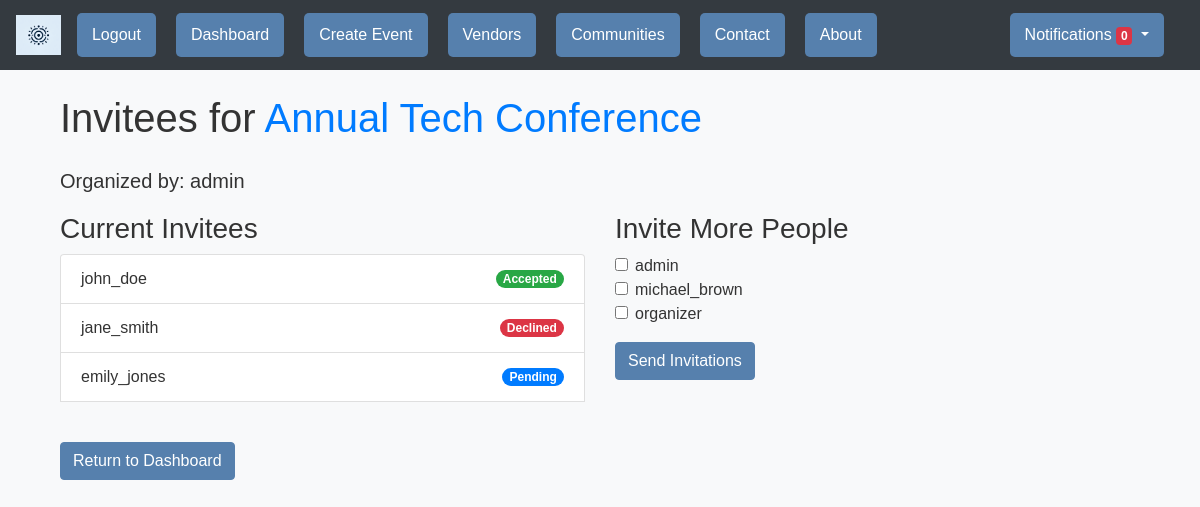
The app's page /event/1/invitees (signed in) with its own data.
### backend/models.py (models this page shows, shortened)
class Event(db.Model):
    __tablename__ = 'events'
    id = db.Column(db.Integer, primary_key=True)
    name = db.Column(db.String(140), nullable=False)
    description = db.Column(db.Text, nullable=False)
    start_datetime = db.Column(db.DateTime, nullable=False, default=datetime.utcnow)
    end_datetime = db.Column(db.DateTime, nullable=False, default=datetime.utcnow)
    location = db.Column(db.String(140), nullable=False)
    organizer_id = db.Column(db.Integer, db.ForeignKey('users.id'), nullable=False)
    vendors = db.relationship('Vendor', secondary=event_vendor, backref=db.backref('events', lazy='dynamic'))
    rsvps = db.relationship('RSVP', backref='event', lazy=True)
    payments = db.relationship('Payment', backref='event', lazy=True)
    feedbacks = db.relationship('Feedback', backref='event', lazy=True)
    payment_required = db.Column(db.Boolean, default=False)
    payment_amount = db.Column(db.Float, nullable=True)

class User(UserMixin, db.Model):
    __tablename__ = 'users'
    id = db.Column(db.Integer, primary_key=True)
    username = db.Column(db.String(64), unique=True, nullable=False)
    email = db.Column(db.String(120), unique=True, nullable=False)
    password_hash = db.Column(db.String(128), nullable=False)
    events = db.relationship('Event', backref='organizer', lazy=True)
    rsvps = db.relationship('RSVP', backref='user', lazy=True)
    payments = db.relationship('Payment', backref='user', lazy=True)
    feedbacks = db.relationship('Feedback', backref='user', lazy=True)
    created_communities = db.relationship('Community', backref='creator', lazy=True)
    communities = db.relationship('Community', secondary=user_community, backref=db.backref('members', lazy='dynamic'))
    notifications = db.relationship('Notification', backref='user', lazy=True)

class RSVP(db.Model):
    __tablename__ = 'rsvps'
    id = db.Column(db.Integer, primary_key=True)
    user_id = db.Column(db.Integer, db.ForeignKey('users.id'))
    event_id = db.Column(db.Integer, db.ForeignKey('events.id'))
    status = db.Column(db.String(64))

### backend/views.py (the view)
@main.route('/event/<int:event_id>/invitees')
@login_required
def view_invitees(event_id):
    event = Event.query.get_or_404(event_id)
    if event.organizer_id != current_user.id:
        abort(403)
    invitees = RSVP.query.filter_by(event_id=event.id).all()
    invited_user_ids = [invitee.user_id for invitee in invitees]
    users = User.query.filter(User.id.notin_(invited_user_ids)).all()
    return render_template('view_invitees.html', event=event, invitees=invitees, users=users)

### backend/auth.py (called while the page is built)
@login_manager.user_loader
def load_user(user_id):
    return User.query.get(int(user_id))

### frontend/templates/view_invitees.html (shortened to what this page needs)
{% extends "layout.html" %}
{% block content %}
<div class="container my-4">
    <h1 class="mb-4">Invitees for <span class="text-primary">{{ event.name }}</span></h1>
    <p class="lead">Organized by: <strong>{{ event.organizer.username }}</strong></p>
    <div class="row mb-4">
        <div class="col-md-6">
            <h3>Current Invitees</h3>
            <ul class="list-group">
                {% for invitee in invitees %}
                <li class="list-group-item d-flex justify-content-between align-items-center">
                    {{ invitee.user.username }}
                    {% if invitee.status == 'Accepted' %}
                    <span class="badge badge-success badge-pill">{{ invitee.status }}</span>
                    {% elif invitee.status == 'Pending' %}
                    <span class="badge badge-primary badge-pill">{{ invitee.status }}</span>
                    {% elif invitee.status == 'Declined' %}
                    <span class="badge badge-danger badge-pill">{{ invitee.status }}</span>
                    {% endif %}
                </li>
                {% endfor %}
            </ul>
        </div>
        <div class="col-md-6">
            <h3>Invite More People</h3>
            <form action="{{ url_for('main.invite_people', event_id=event.id) }}" method="POST">
                <div class="form-group">
                    {% for user in users %}
                    <div class="form-check">
                        <input class="form-check-input" type="checkbox" name="invitees" value="{{ user.id }}" id="user{{ user.id }}">
                        <label class="form-check-label" for="user{{ user.id }}">
                            {{ user.username }}
                        </label>
                    </div>
                    {% endfor %}
                </div>
                <button type="submit" class="btn btn-primary">Send Invitations</button>
            </form>
        </div>
    </div>
    <a href="{{ url_for('main.dashboard') }}" class="btn btn-primary">Return to Dashboard</a>
</div>
{% endblock %}

### frontend/static/styles/main.css (style rules this page uses)
body { background-color: #f8f9fa; color: #333; font-family: 'Arial', sans-serif; }
.btn-primary { background-color: #5680ad; border-color: #5680ad; }

### records on screen
Event: name "Annual Tech Conference"
User: organizer.username "admin", username "admin"
RSVP: user.username "john_doe", status "Accepted"
RSVP: user.username "jane_smith", status "Declined"
RSVP: user.username "emily_jones", status "Pending"
User: username "michael_brown"
User: username "organizer"

### other values on screen
{{ notifications|length }} "0"
